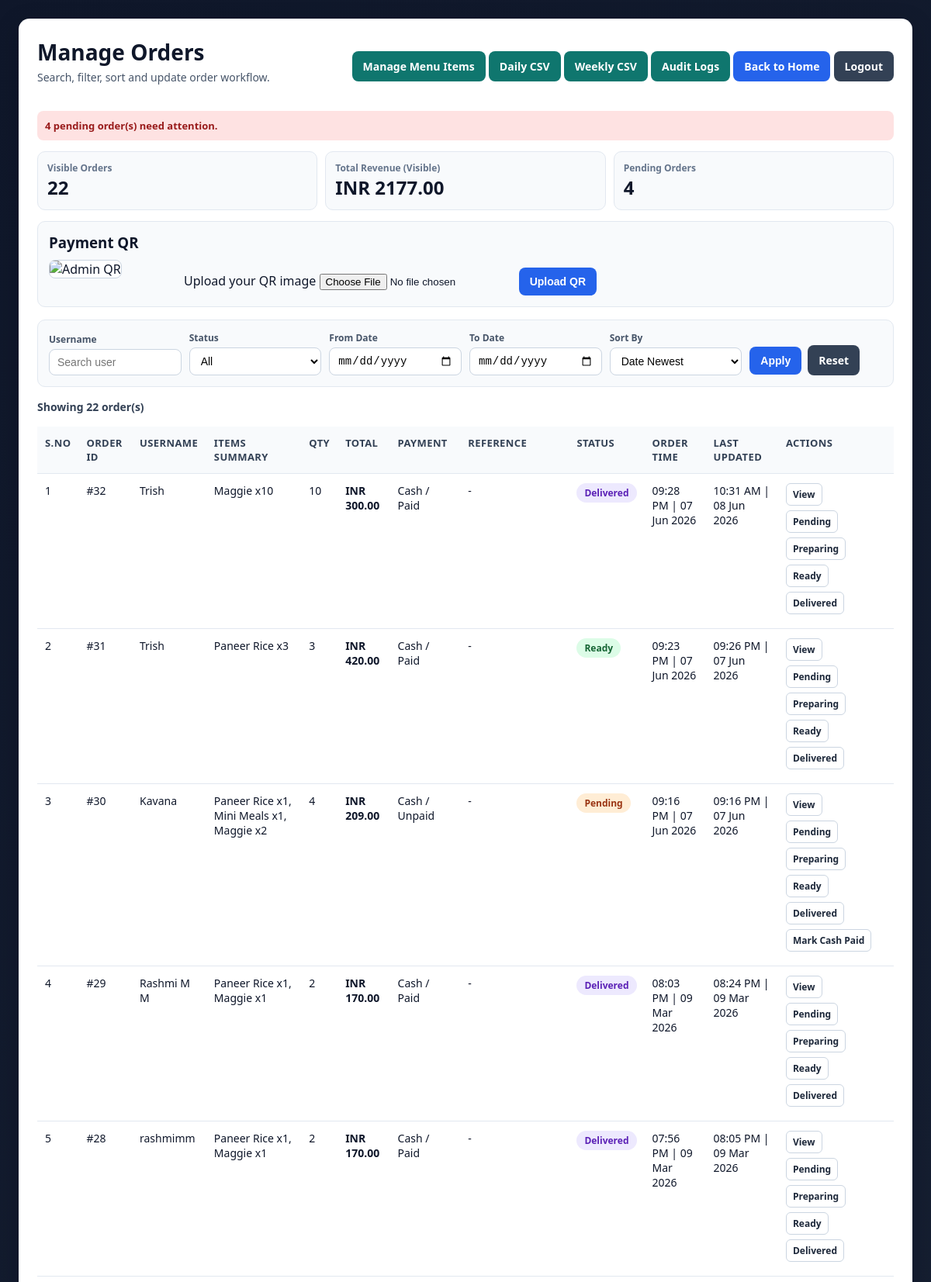
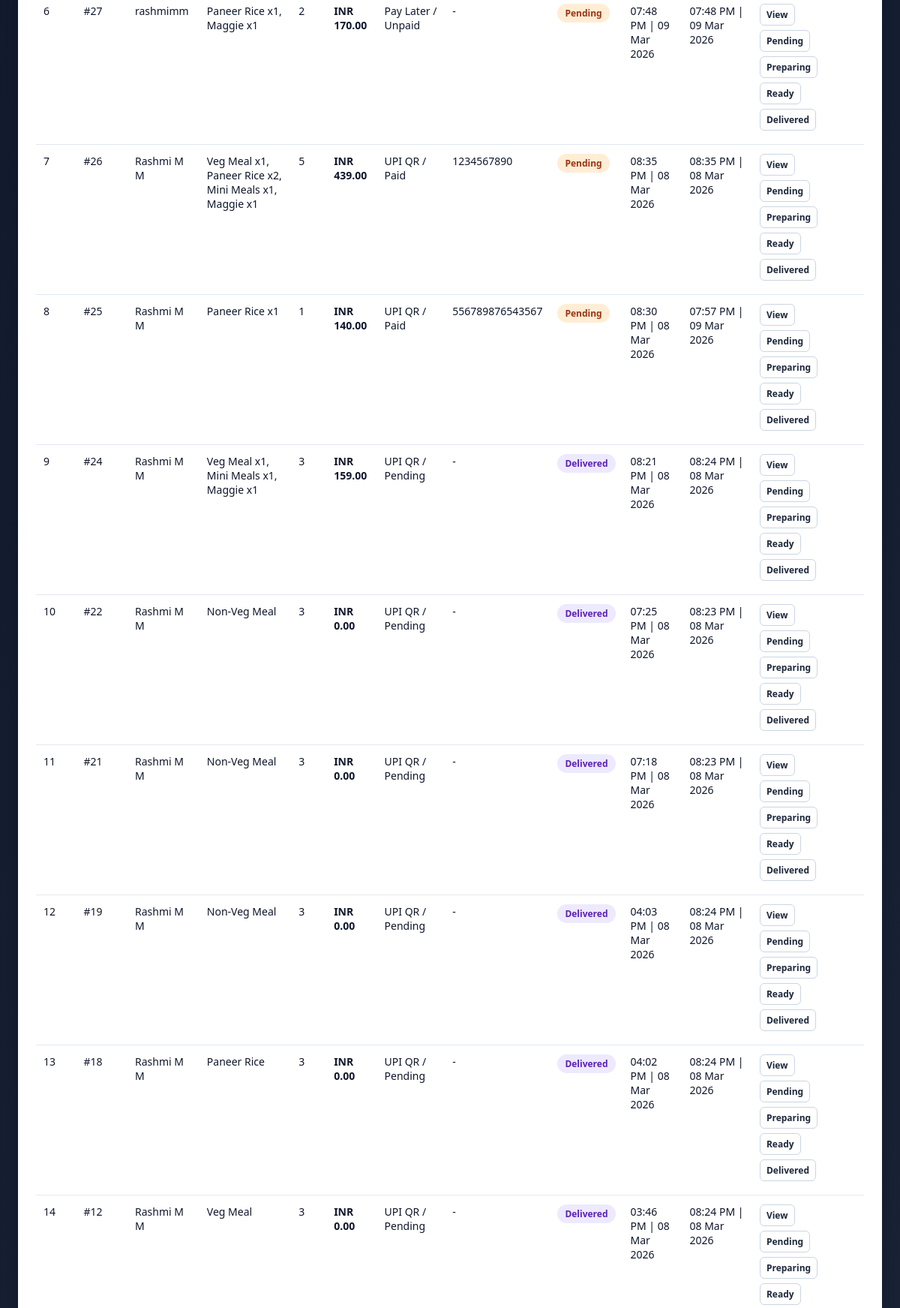
Page /admin (signed in, upper part) on the committed database (2 pictures, top to bottom).
### tables this page shows
CREATE TABLE orders (
            id INTEGER PRIMARY KEY AUTOINCREMENT,
            username TEXT NOT NULL,
            menu TEXT NOT NULL,
            quantity INTEGER NOT NULL,
            time TEXT NOT NULL,
            status TEXT NOT NULL,
            status_time TEXT NOT NULL
        , total_price REAL NOT NULL DEFAULT 0, payment_method TEXT NOT NULL DEFAULT 'UPI QR', payment_status TEXT NOT NULL DEFAULT 'Pending', payment_reference TEXT NOT NULL DEFAULT '', contact_number TEXT NOT NULL DEFAULT '', payment_proof_path TEXT NOT NULL DEFAULT '');

### app.py (the view, shortened to what this page needs)
@app.route("/admin")
@login_required_admin
def admin():
    username_query = (request.args.get("username") or "").strip()
    status_query = (request.args.get("status") or "").strip()
    date_from = (request.args.get("date_from") or "").strip()
    date_to = (request.args.get("date_to") or "").strip()
    sort_by = (request.args.get("sort") or "date_desc").strip()
    valid_statuses = {"Pending", "Preparing", "Ready", "Delivered"}
    if status_query not in valid_statuses:
        status_query = ""
    sql = "SELECT * FROM orders WHERE 1=1"
    params = []
    if username_query:
        sql += " AND username LIKE ?"
        params.append(f"%{username_query}%")
    if status_query:
        sql += " AND status = ?"
        params.append(status_query)
    conn = get_db_connection()
    orders = conn.execute(sql, params).fetchall()
    pending_count = conn.execute("SELECT COUNT(*) AS c FROM orders WHERE status = 'Pending'").fetchone()["c"]
    preparing_count = conn.execute("SELECT COUNT(*) AS c FROM orders WHERE status = 'Preparing'").fetchone()["c"]
    ready_count = conn.execute("SELECT COUNT(*) AS c FROM orders WHERE status = 'Ready'").fetchone()["c"]
    delivered_count = conn.execute("SELECT COUNT(*) AS c FROM orders WHERE status = 'Delivered'").fetchone()["c"]
    all_orders = conn.execute("SELECT * FROM orders ORDER BY id DESC").fetchall()
    low_stock_items = conn.execute(
        """
        SELECT * FROM menu_items
        WHERE stock_qty <= 10
        ORDER BY stock_qty ASC, name ASC
        """
    ).fetchall()
    top_items = conn.execute(
        """
        SELECT item_name, SUM(quantity) AS sold_qty, SUM(subtotal) AS revenue
        FROM order_items
        GROUP BY item_name
        ORDER BY sold_qty DESC, revenue DESC
        LIMIT 5
        """
    ).fetchall()
    qr_image_path = get_setting(conn, "admin_qr_path", "")
    qr_image_url = url_for("static", filename=qr_image_path) if qr_image_path else ""
    recent_logs = conn.execute("SELECT * FROM audit_logs ORDER BY id DESC LIMIT 12").fetchall()
    conn.close()
    orders = [normalize_datetime_fields(order, ["time", "status_time"]) for order in orders]
    recent_logs = [normalize_datetime_fields(log, ["created_at"]) for log in recent_logs]
    from_date_obj = None
    to_date_obj = None
    try:
        if date_from:
            from_date_obj = datetime.strptime(date_from, "%Y-%m-%d").date()
    except ValueError:
        date_from = ""
    try:
        if date_to:
            to_date_obj = datetime.strptime(date_to, "%Y-%m-%d").date()
    except ValueError:
        date_to = ""
    status_order = {"Pending": 1, "Preparing": 2, "Ready": 3, "Delivered": 4}
    if sort_by == "date_asc":
        orders = sorted(orders, key=lambda o: parse_order_datetime(o["time"]))
    elif sort_by == "quantity_asc":
        orders = sorted(orders, key=lambda o: int(o["quantity"]))
    elif sort_by == "quantity_desc":
        orders = sorted(orders, key=lambda o: int(o["quantity"]), reverse=True)
    elif sort_by == "status_asc":
        orders = sorted(orders, key=lambda o: status_order.get(o["status"], 99))
    elif sort_by == "status_desc":
        orders = sorted(orders, key=lambda o: status_order.get(o["status"], 99), reverse=True)
    elif sort_by == "total_asc":
        orders = sorted(orders, key=lambda o: float(o["total_price"] or 0))
    elif sort_by == "total_desc":
        orders = sorted(orders, key=lambda o: float(o["total_price"] or 0), reverse=True)
    else:
        sort_by = "date_desc"
        orders = sorted(orders, key=lambda o: parse_order_datetime(o["time"]), reverse=True)
    total_revenue = round(sum(float(order["total_price"] or 0) for order in orders), 2)
    today = current_local_datetime().date()
    today_orders = [order for order in all_orders if parse_order_datetime(order["time"]).date() == today]
    dashboard_stats = {
        "all_orders": len(all_orders),
        "today_orders": len(today_orders),
        "today_revenue": round(sum(float(order["total_price"] or 0) for order in today_orders), 2),
        "all_revenue": round(sum(float(order["total_price"] or 0) for order in all_orders), 2),
        "pending": pending_count,
        "preparing": preparing_count,
        "ready": ready_count,
        "delivered": delivered_count,
        "low_stock": len(low_stock_items),
    }
    filters = {
        "username": username_query,
        "status": status_query,
        "date_from": date_from,
        "date_to": date_to,
        "sort": sort_by,
    }
    return render_template(
        "admin.html",
        orders=orders,
        filters=filters,
        total_revenue=total_revenue,
        qr_image_url=qr_image_url,
        pending_count=pending_count,
        dashboard_stats=dashboard_stats,
        low_stock_items=low_stock_items,
        top_items=top_items,
        recent_logs=recent_logs,
    )

### app.py (called while the page is built)
def get_db_connection():
    conn = sqlite3.connect(DATABASE)
    conn.row_factory = sqlite3.Row
    return conn

def current_local_datetime():
    return datetime.now(APP_TIMEZONE).replace(tzinfo=None)

def parse_order_datetime(order_time):
    if not order_time:
        return datetime.min
    try:
        return datetime.strptime(order_time, DISPLAY_DATETIME_FORMAT)
    except (TypeError, ValueError):
        normalized_time = str(order_time).strip().replace("Z", "+00:00")
        try:
            parsed = datetime.fromisoformat(normalized_time)
        except ValueError:
            return datetime.min
        if parsed.tzinfo is not None:
            parsed = parsed.astimezone(APP_TIMEZONE).replace(tzinfo=None)
        return parsed

def format_display_datetime(order_time):
    parsed = parse_order_datetime(order_time)
    if parsed == datetime.min:
        return order_time or ""
    return parsed.strftime(DISPLAY_DATETIME_FORMAT)

def normalize_datetime_fields(row, fields):
    if row is None:
        return None
    normalized = dict(row)
    for field in fields:
        if field in normalized:
            normalized[field] = format_display_datetime(normalized.get(field))
    return normalized

def get_setting(conn, key, default=""):
    row = conn.execute("SELECT value FROM app_settings WHERE key = ?", (key,)).fetchone()
    return row["value"] if row else default

def admin_logged_in():
    return bool(session.get("admin_logged_in"))

def login_required_admin(view_func):
    @wraps(view_func)
    def wrapped(*args, **kwargs):
        if not admin_logged_in():
            return redirect(url_for("login_admin"))
        return view_func(*args, **kwargs)
    return wrapped

### templates/admin.html (shortened to what this page needs)
<!DOCTYPE html>
<html lang="en">
<head>
</head>
<body>
  <div class="container">
    <div class="topbar">
      <div>
        <h2>Manage Orders</h2>
        <p class="meta">Search, filter, sort and update order workflow.</p>
      </div>
      <div>
        <a href="{{ url_for('manage_menu') }}" class="btn secondary">Manage Menu Items</a>
        <a href="{{ url_for('admin_report_csv', range='daily') }}" class="btn secondary">Daily CSV</a>
        <a href="{{ url_for('admin_report_csv', range='weekly') }}" class="btn secondary">Weekly CSV</a>
        <a href="{{ url_for('admin_audit_logs') }}" class="btn secondary">Audit Logs</a>
        <a href="{{ url_for('index') }}" class="btn">Back to Home</a>
        <a href="{{ url_for('logout') }}" class="btn ghost">Logout</a>
      </div>
    </div>
    {% if pending_count > 0 %}
      <div class="msg err" style="margin-bottom:14px;">{{ pending_count }} pending order(s) need attention.</div>
    {% endif %}
    <div class="stats">
      <div class="stat">
        <div class="label">Visible Orders</div>
        <div class="value">{{ orders|length }}</div>
      </div>
      <div class="stat">
        <div class="label">Total Revenue (Visible)</div>
        <div class="value">INR {{ '%.2f'|format(total_revenue or 0) }}</div>
      </div>
      <div class="stat">
        <div class="label">Pending Orders</div>
        <div class="value">{{ pending_count }}</div>
      </div>
    </div>
    <div class="qr-panel">
      <h3 style="margin:0 0 10px;">Payment QR</h3>
      <div class="qr-grid">
        <div>
          {% if qr_image_url %}
            <img src="{{ qr_image_url }}" alt="Admin QR" class="qr-preview">
          {% else %}
            <div class="qr-preview" style="display:flex; align-items:center; justify-content:center; color:#64748b; font-size:12px; text-align:center; padding:8px;">No custom QR uploaded</div>
          {% endif %}
        </div>
        <div>
          <form method="POST" action="{{ url_for('upload_admin_qr') }}" enctype="multipart/form-data">
            <label for="qr_image">Upload your QR image</label>
            <input id="qr_image" name="qr_image" type="file" accept=".png,.jpg,.jpeg,.webp" required>
            <button type="submit" class="btn" style="margin-top:10px;">Upload QR</button>
          </form>
        </div>
      </div>
    </div>
    <form method="GET" action="{{ url_for('admin') }}" class="filters">
      <div class="filter-grid">
        <div>
          <label for="username">Username</label>
          <input id="username" name="username" type="text" placeholder="Search user" value="{{ filters.username }}">
        </div>
        <div>
          <label for="status">Status</label>
          <select id="status" name="status">
            <option value="" {% if not filters.status %}selected{% endif %}>All</option>
          </select>
        </div>
        <div>
          <label for="date_from">From Date</label>
          <input id="date_from" name="date_from" type="date" value="{{ filters.date_from }}">
        </div>
        <div>
          <label for="date_to">To Date</label>
          <input id="date_to" name="date_to" type="date" value="{{ filters.date_to }}">
        </div>
        <div>
          <label for="sort">Sort By</label>
          <select id="sort" name="sort">
            <option value="date_desc" {% if filters.sort == 'date_desc' %}selected{% endif %}>Date Newest</option>
          </select>
        </div>
        <div class="filter-actions">
          <button type="submit" class="btn">Apply</button>
          <a href="{{ url_for('admin') }}" class="btn ghost">Reset</a>
        </div>
      </div>
    </form>
    <p class="summary">Showing {{ orders|length }} order(s)</p>
    {% if orders %}
      <div class="table-wrap">
        <table>
          <tr>
            <th>S.No</th>
            <th>Order ID</th>
            <th>Username</th>
            <th>Items Summary</th>
            <th>Qty</th>
            <th>Total</th>
            <th>Payment</th>
            <th>Reference</th>
            <th>Status</th>
            <th>Order Time</th>
            <th>Last Updated</th>
            <th>Actions</th>
          </tr>
          {% for order in orders %}
            <tr>
              <td>{{ loop.index }}</td>
              <td>#{{ order.id }}</td>
              <td>{{ order.username }}</td>
              <td>{{ order.menu }}</td>
              <td>{{ order.quantity }}</td>
              <td><strong>INR {{ '%.2f'|format(order.total_price or 0) }}</strong></td>
              <td>{{ order.payment_method }} / {{ order.payment_status }}</td>
              <td>{{ order.payment_reference or '-' }}</td>
              <td>
                <span class="status-pill status-{{ order.status|lower }}">{{ order.status }}</span>
              </td>
              <td>{{ order.time }}</td>
              <td>{{ order.status_time }}</td>
              <td class="actions">
                <a href="{{ url_for('admin_order_detail', order_id=order.id) }}">View</a>
                <a href="{{ url_for('update_status', order_id=order.id, status='Pending') }}">Pending</a>
                <a href="{{ url_for('update_status', order_id=order.id, status='Preparing') }}">Preparing</a>
                <a href="{{ url_for('update_status', order_id=order.id, status='Ready') }}">Ready</a>
                <a href="{{ url_for('update_status', order_id=order.id, status='Delivered') }}">Delivered</a>
                {% if order.payment_method == 'Cash' and order.payment_status != 'Paid' %}
                  <a href="{{ url_for('mark_cash_paid', order_id=order.id) }}">Mark Cash Paid</a>
                {% endif %}
              </td>
            </tr>
          {% endfor %}
        </table>
      </div>
    {% else %}
      <div class="empty">No orders available for selected filters.</div>
    {% endif %}
  </div>
</body>
</html>

### templates/admin.html (style rules this page uses)
* { box-sizing: border-box; }
body { margin: 0; font-family: "Segoe UI", Tahoma, Geneva, Verdana, sans-serif; background: linear-gradient(135deg, #0f172a, #1e293b); min-height: 100vh; color: #0f172a; padding: 24px; }
.container { max-width: 1280px; margin: 0 auto; background: #ffffff; border-radius: 14px; box-shadow: 0 10px 30px rgba(2, 6, 23, 0.25); padding: 24px; }
.topbar { display: flex; justify-content: space-between; align-items: center; gap: 12px; margin-bottom: 20px; flex-wrap: wrap; }
h2 { margin: 0; font-size: 28px; }
.meta { color: #475569; margin-top: 4px; font-size: 14px; }
.btn { text-decoration: none; color: #fff; background: #2563eb; border-radius: 8px; padding: 10px 14px; font-size: 14px; font-weight: 600; display: inline-block; border: none; cursor: pointer; }
.btn.secondary { background: #0f766e; }
.btn.ghost { background: #334155; }
.stats { display: grid; grid-template-columns: repeat(auto-fit, minmax(220px, 1fr)); gap: 10px; margin-bottom: 14px; }
.stat { border: 1px solid #e2e8f0; border-radius: 10px; padding: 12px; background: #f8fafc; }
.stat .label { font-size: 12px; color: #64748b; font-weight: 700; }
.stat .value { font-size: 24px; font-weight: 800; color: #0f172a; }
.filters { background: #f8fafc; border: 1px solid #e2e8f0; border-radius: 10px; padding: 14px; margin-bottom: 16px; }
.filter-grid { display: grid; grid-template-columns: repeat(auto-fit, minmax(160px, 1fr)); gap: 10px; align-items: end; }
.filter-grid label { display: block; font-size: 12px; color: #475569; margin-bottom: 4px; font-weight: 600; }
.filter-grid input, .filter-grid select { width: 100%; border: 1px solid #cbd5e1; border-radius: 8px; padding: 8px 10px; font-size: 14px; background: #fff; }
.filter-actions { display: flex; gap: 8px; align-items: center; }
.summary { margin: 8px 0 16px; font-size: 14px; color: #334155; font-weight: 600; }
.qr-panel { background: #f8fafc; border: 1px solid #e2e8f0; border-radius: 10px; padding: 14px; margin-bottom: 16px; }
.qr-grid { display: grid; grid-template-columns: 160px 1fr; gap: 14px; align-items: start; }
.qr-preview { width: 150px; height: 150px; border: 1px solid #cbd5e1; border-radius: 8px; object-fit: cover; background: #fff; }
.msg { margin: 0 0 10px; padding: 10px; border-radius: 8px; font-size: 13px; font-weight: 700; }
.msg.err { background: #fee2e2; color: #991b1b; }
.table-wrap { overflow-x: auto; }
table { width: 100%; border-collapse: collapse; min-width: 1060px; }
th, td { border-bottom: 1px solid #e2e8f0; text-align: left; padding: 12px 10px; vertical-align: top; font-size: 14px; }
th { background: #f8fafc; color: #334155; font-size: 13px; text-transform: uppercase; letter-spacing: 0.4px; }
.status-pill { padding: 4px 10px; border-radius: 999px; font-weight: 700; font-size: 12px; display: inline-block; }
.status-pending { background: #ffedd5; color: #9a3412; }
.status-ready { background: #dcfce7; color: #166534; }
.status-delivered { background: #ede9fe; color: #5b21b6; }
.actions a { text-decoration: none; margin-right: 6px; margin-bottom: 6px; display: inline-block; border: 1px solid #cbd5e1; color: #1e293b; border-radius: 6px; padding: 5px 8px; font-size: 12px; font-weight: 600; background: #fff; }

### rows in the picture
orders: id "32", username "Trish", menu "Maggie x10", quantity "10", total_price "300.00", payment_method "Cash", payment_status "Paid", payment_reference "-", status "Delivered", time "09:28 PM | 07 Jun 2026", status_time "10:31 AM | 08 Jun 2026"
orders: id "31", username "Trish", menu "Paneer Rice x3", quantity "3", total_price "420.00", payment_method "Cash", payment_status "Paid", payment_reference "-", status "Ready", time "09:23 PM | 07 Jun 2026", status_time "09:26 PM | 07 Jun 2026"
orders: id "30", username "Kavana", menu "Paneer Rice x1, Mini Meals x1, Maggie x2", quantity "4", total_price "209.00", payment_method "Cash", payment_status "Unpaid", payment_reference "-", status "Pending", time "09:16 PM | 07 Jun 2026", status_time "09:16 PM | 07 Jun 2026"
orders: id "29", username "Rashmi M M", menu "Paneer Rice x1, Maggie x1", quantity "2", total_price "170.00", payment_method "Cash", payment_status "Paid", payment_reference "-", status "Delivered", time "08:03 PM | 09 Mar 2026", status_time "08:24 PM | 09 Mar 2026"
orders: id "28", username "rashmimm", menu "Paneer Rice x1, Maggie x1", quantity "2", total_price "170.00", payment_method "Cash", payment_status "Paid", payment_reference "-", status "Delivered", time "07:56 PM | 09 Mar 2026", status_time "08:05 PM | 09 Mar 2026"
orders: id "27", username "rashmimm", menu "Paneer Rice x1, Maggie x1", quantity "2", total_price "170.00", payment_method "Pay Later", payment_status "Unpaid", payment_reference "-", status "Pending", time "07:48 PM | 09 Mar 2026", status_time "07:48 PM | 09 Mar 2026"
orders: id "26", username "Rashmi M M", menu "Veg Meal x1, Paneer Rice x2, Mini Meals x1, Maggie x1", quantity "5", total_price "439.00", payment_method "UPI QR", payment_status "Paid", payment_reference "1234567890", status "Pending", time "08:35 PM | 08 Mar 2026", status_time "08:35 PM | 08 Mar 2026"
orders: id "25", username "Rashmi M M", menu "Paneer Rice x1", quantity "1", total_price "140.00", payment_method "UPI QR", payment_status "Paid", payment_reference "556789876543567", status "Pending", time "08:30 PM | 08 Mar 2026", status_time "07:57 PM | 09 Mar 2026"
orders: id "24", username "Rashmi M M", menu "Veg Meal x1, Mini Meals x1, Maggie x1", quantity "3", total_price "159.00", payment_method "UPI QR", payment_status "Pending", payment_reference "-", status "Delivered", time "08:21 PM | 08 Mar 2026", status_time "08:24 PM | 08 Mar 2026"
orders: id "22", username "Rashmi M M", menu "Non-Veg Meal", quantity "3", total_price "0.00", payment_method "UPI QR", payment_status "Pending", payment_reference "-", status "Delivered", time "07:25 PM | 08 Mar 2026", status_time "08:23 PM | 08 Mar 2026"
orders: id "21", username "Rashmi M M", menu "Non-Veg Meal", quantity "3", total_price "0.00", payment_method "UPI QR", payment_status "Pending", payment_reference "-", status "Delivered", time "07:18 PM | 08 Mar 2026", status_time "08:23 PM | 08 Mar 2026"
orders: id "19", username "Rashmi M M", menu "Non-Veg Meal", quantity "3", total_price "0.00", payment_method "UPI QR", payment_status "Pending", payment_reference "-", status "Delivered", time "04:03 PM | 08 Mar 2026", status_time "08:24 PM | 08 Mar 2026"
orders: id "18", username "Rashmi M M", menu "Paneer Rice", quantity "3", total_price "0.00", payment_method "UPI QR", payment_status "Pending", payment_reference "-", status "Delivered", time "04:02 PM | 08 Mar 2026", status_time "08:24 PM | 08 Mar 2026"
orders: id "12", username "Rashmi M M", menu "Veg Meal", quantity "3", total_price "0.00", payment_method "UPI QR", payment_status "Pending", payment_reference "-", status "Delivered", time "03:46 PM | 08 Mar 2026", status_time "08:24 PM | 08 Mar 2026"

### other values in the picture
{{ pending_count }} "4"
{{ orders|length }} "22"
{{ '%.2f'|format(total_revenue or 0) }} "2177.00"
